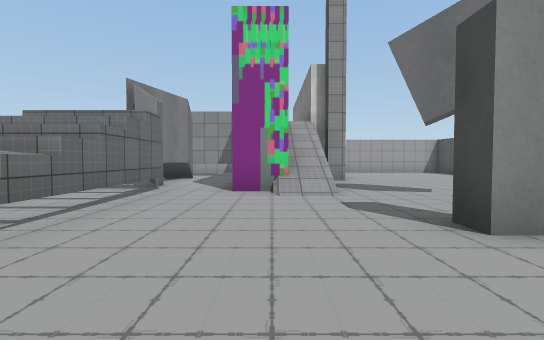
view 1 (above)

16 first-person views from a walk through a scene from a Unity 3-D project. The camera is 1.2 m above the floor, tilts 2° down and sees 85° across. The floor is counted in squares, 2 m on a side. Each view is taken from the middle of a square. On the plan, view 1 faces up. The plan holds only what a view shows up to about 9 squares ahead; the rest is blank. The place goes on beyond the plan. The player is left out. Some animated figures are left out. Some surface patterns are stand-ins.

view 2
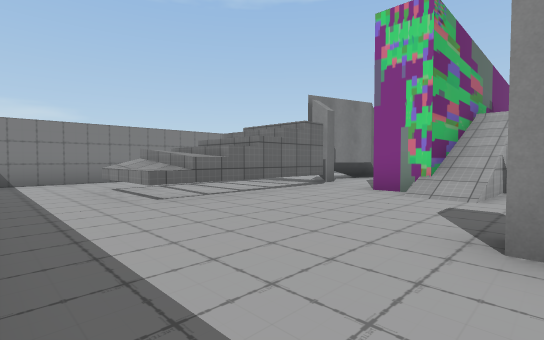

view 3
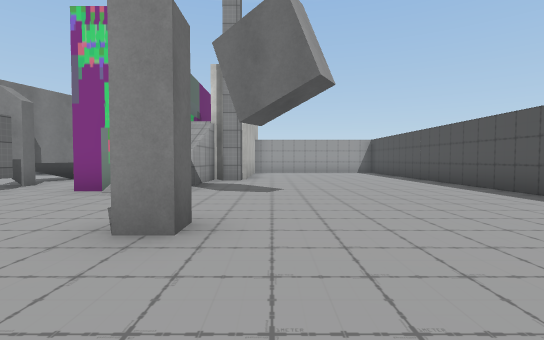

view 4
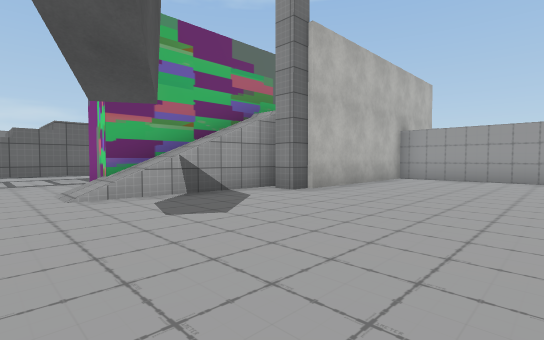

view 5
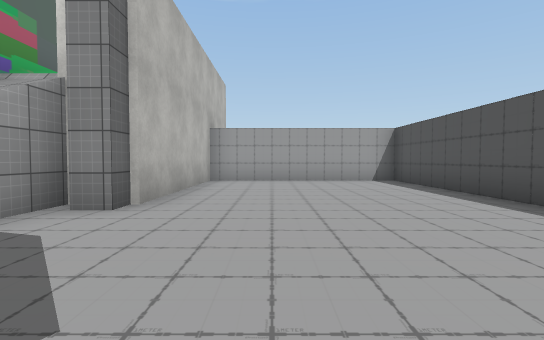

view 6
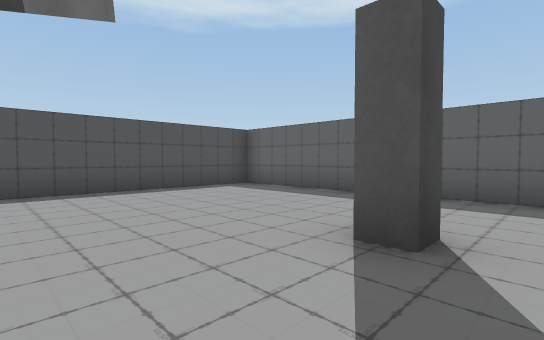

view 7
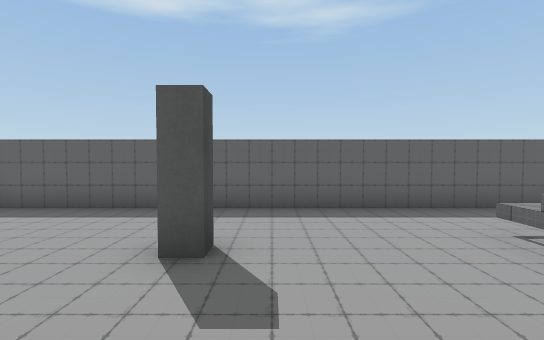

view 8
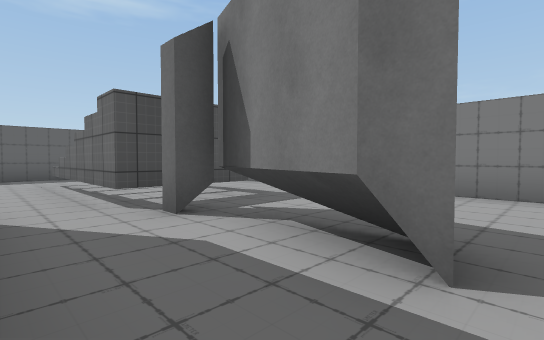

view 9
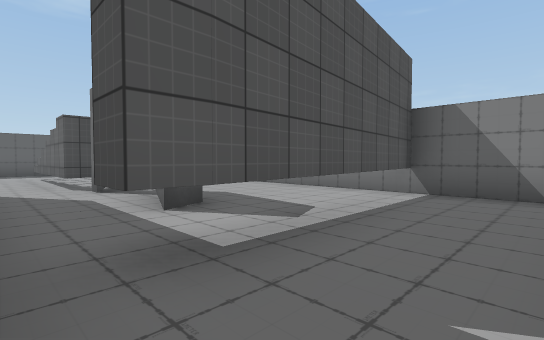

view 10
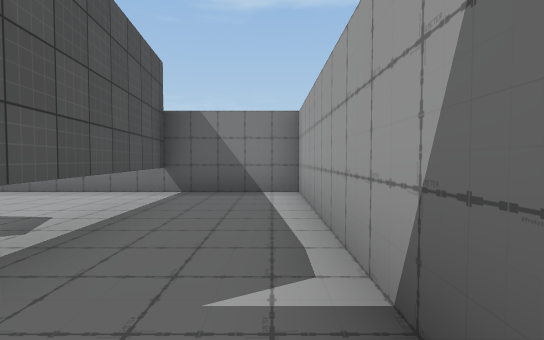

view 11
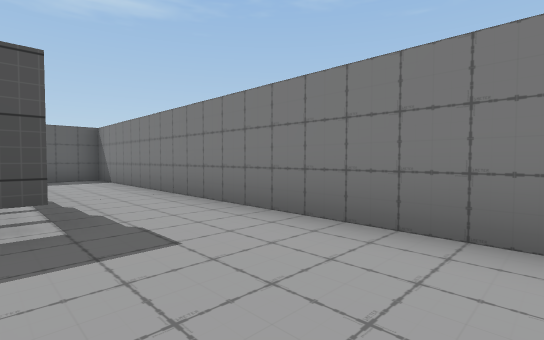

view 12
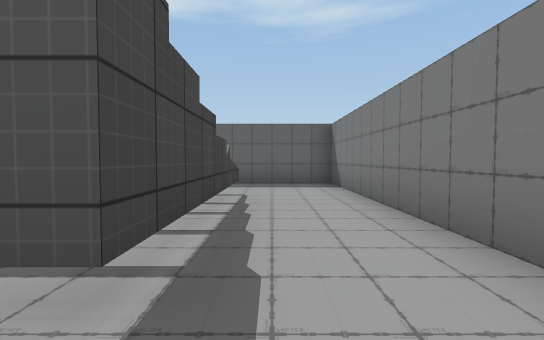

view 13
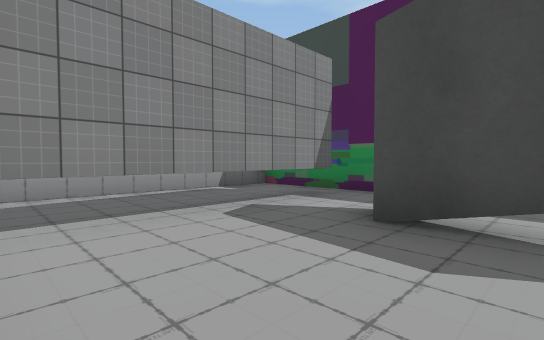

view 14
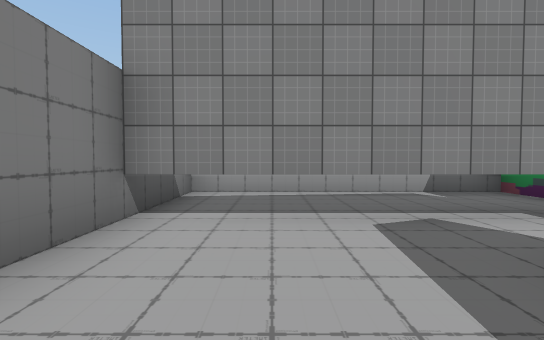

view 15
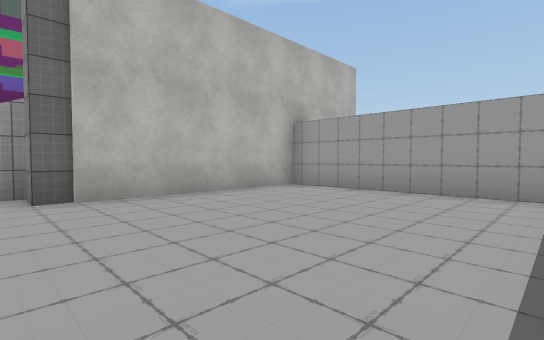

view 16
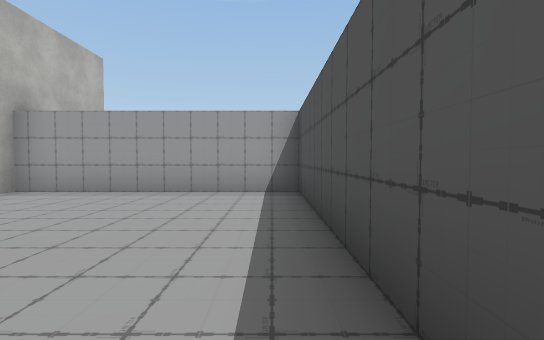

### Floor plan
Key: @ floor where view 1 was taken; # wall or solid block; . floor; / step, stairs or slope; ^ raised ledge; T thing the floor can be seen under or through.
Columns run from 7 left of view 1 to 8 right of it. Each row starts with its distance up from view 1.
 16          #
 15          #
 14  ####### ######
 13 #......# #.....#
 12 #......# #.....#
 11 #TTTTT.# #.....#
 10 #......# #.....#
  9 #...T..#/#.....#
  8 #...T..#/......#
  7 #...T..#/......#
  6 #..TT..#/......#
  5 #..T#..//......#
  4 #..T#..........#
  3 #..^^....#.....#
  2 #..^^..........#
  1 #..............#
  0 #......@.......#
 -1  ##############

Where each view was taken, in squares from view 1:
view 1: 0 up, 0 right, facing up
view 2: 0 up, 2 right, facing up-left
view 3: 0 up, 3 right, facing up
view 4: 4 up, 6 right, facing up-left
view 5: 5 up, 4 right, facing up
view 6: 5 up, 1 right, facing down-right
view 7: 6 up, 1 right, facing down
view 8: 10 up, 1 left, facing down-left
view 9: 13 up, 1 left, facing down-left
view 10: 13 up, 1 left, facing left
view 11: 9 up, 4 left, facing down-left
view 12: 7 up, 5 left, facing down
view 13: 8 up, 6 left, facing up-right
view 14: 8 up, 5 left, facing up
view 15: 8 up, 7 right, facing up-left
view 16: 8 up, 7 right, facing up
